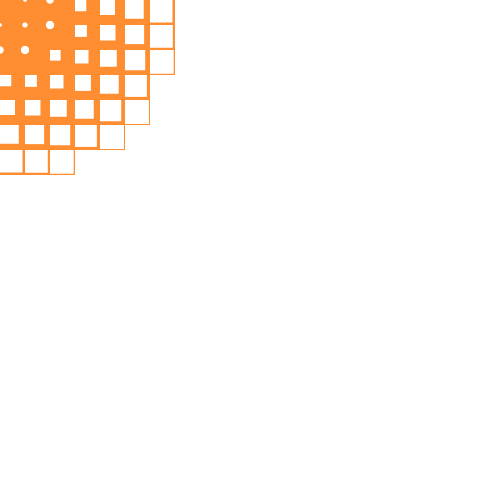
Frame 1 (no input)
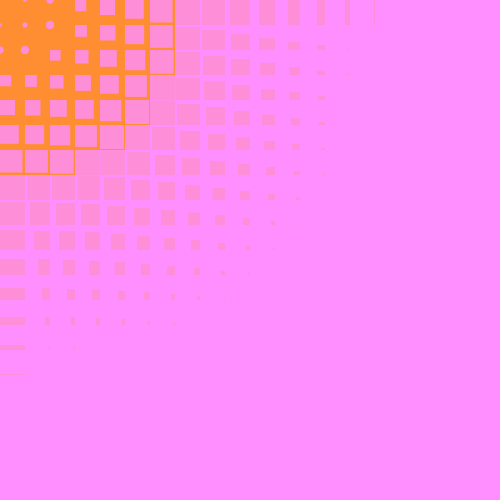
Frame 60 (the mouse pressed at the canvas centre just before this capture)
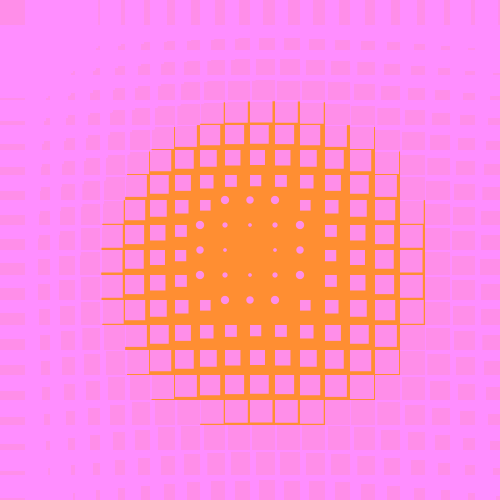
Frame 120 (the mouse held since frame 60 and released just before this capture)

The Processing sketch that drew these frames (run headless with seeded random() and noise(); from frame 60 on, the mouse is pressed at the canvas centre):

// Processing sketch: InteractiveGrid
// ── InteractiveGrid.pde
float distancePoint;

void setup() 
{
  size(500, 500); 
  smooth();
  noStroke();
  blendMode(ADD);
  distancePoint = 200;
}

void draw() 
{
  background(255, 142, 50);

  for (int i = 0; i<= width; i += 25) 
  {
    for (int j = 0; j <= width; j +=25) 
    {
      float sqrSize = dist(mouseX, mouseY, i, j);
      sqrSize = sqrSize/distancePoint * 30;

      if (sqrSize <= 10) {
        ellipse(i, j, sqrSize, sqrSize);
      } else {
        rect(i, j, sqrSize, sqrSize);
      }
    }
  }
  fill(0, 0, map(mouseY, 0, height, 167, 200));
}
